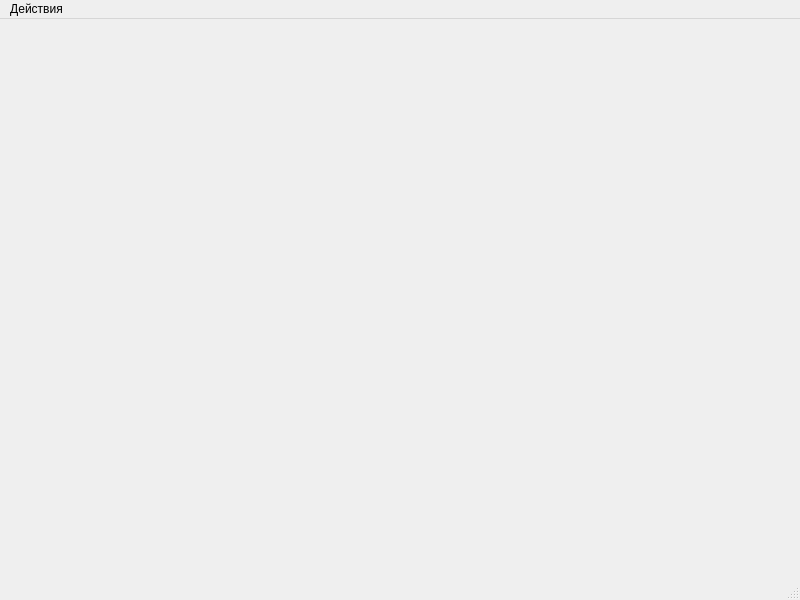
<?xml version="1.0" encoding="UTF-8"?>
<ui version="4.0">
 <class>MainWindow</class>
 <widget class="QMainWindow" name="MainWindow">
  <property name="geometry">
   <rect><x>0</x><y>0</y><width>800</width><height>600</height></rect>
  </property>
  <property name="windowTitle">
   <string>Главное окно</string>
  </property>
  <widget class="QWidget" name="centralwidget">
   <layout class="QVBoxLayout" name="verticalLayout"/>
  </widget>
  <widget class="QMenuBar" name="menubar">
   <property name="geometry">
    <rect><x>0</x><y>0</y><width>800</width><height>21</height></rect>
   </property>
   <widget class="QMenu" name="menuActions">
    <property name="title">
     <string>Действия</string>
    </property>
    <addaction name="actionDevelopment"/>
    <addaction name="actionNotifications"/>
    <addaction name="actionHistory"/>
    <addaction name="actionLetters"/>
    <addaction name="actionProducts"/>
   </widget>
   <addaction name="menuActions"/>
  </widget>
  <widget class="QStatusBar" name="statusbar"/>
  <action name="actionDevelopment">
   <property name="text">
    <string>Разработка</string>
   </property>
  </action>
  <action name="actionNotifications">
   <property name="text">
    <string>Уведомления</string>
   </property>
  </action>
  <action name="actionHistory">
   <property name="text">
    <string>История</string>
   </property>
  </action>
  <action name="actionLetters">
   <property name="text">
    <string>Письма</string>
   </property>
  </action>
  <action name="actionProducts">
   <property name="text">
    <string>Изделия</string>
   </property>
  </action>
 </widget>
 <resources/>
 <connections/>
</ui>
